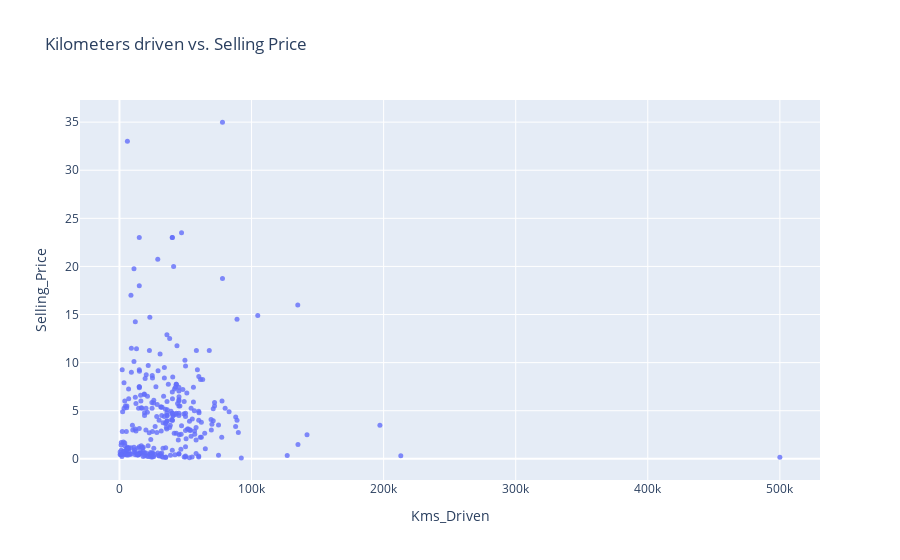

Write notebook code for a chart like this one.
### Code cell
fig = px.scatter(data, 
                 x='Kms_Driven',
                 y='Selling_Price', 
                 opacity=0.8, 
                 title='Kilometers driven vs. Selling Price')
fig.update_traces(marker_size=5)
fig.show()

### Figure 1 — Plotly figure (JSON) as saved in the notebook; plotly's stock layout.template omitted (floating-point values rounded to 4 significant figures; data arrays with more than 128 entries replaced by an {"elided": "..."} marker saying what was removed)
{"data": [{"hovertemplate": "Kms_Driven=%{x}<br>Selling_Price=%{y}<extra></extra>", "legendgroup": "", "marker": {"color": "#636efa", "opacity": 0.8, "size": 5, "symbol": "circle"}, "mode": "markers", "name": "", "orientation": "v", "showlegend": false, "type": "scatter", "x": {"elided": "301 int values"}, "xaxis": "x", "y": {"elided": "301 float values"}, "yaxis": "y"}], "layout": {"legend": {"tracegroupgap": 0}, "title": {"text": "Kilometers driven vs. Selling Price"}, "xaxis": {"anchor": "y", "domain": [0, 1], "title": {"text": "Kms_Driven"}}, "yaxis": {"anchor": "x", "domain": [0, 1], "title": {"text": "Selling_Price"}}}}
